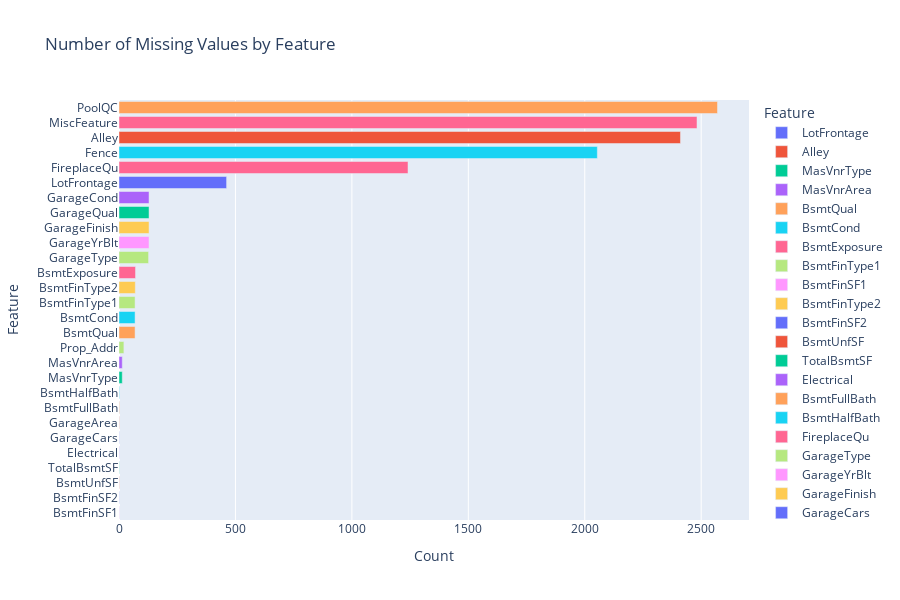

Here is the notebook cell this chart was saved with:
### Code cell
num_missing = housing.isnull().sum()
num_missing = zip(num_missing.index, num_missing.values)
missing_df = pd.DataFrame([[x,y] for (x,y) in num_missing if y != 0])
missing_df = missing_df.rename(columns={0:'Feature',1:'Count'})
fig = px.bar(missing_df, 
             x = 'Count', 
             y = 'Feature', 
             color = 'Feature',
             orientation = 'h',
             height=600,
             title='Number of Missing Values by Feature').update_yaxes(categoryorder='total ascending')
fig.show()

### Figure 1 — Plotly figure (JSON) as saved in the notebook; plotly's stock layout.template omitted (floating-point values rounded to 4 significant figures)
{"data": [{"alignmentgroup": "True", "hovertemplate": "Feature=%{y}<br>Count=%{x}<extra></extra>", "legendgroup": "LotFrontage", "marker": {"color": "#636efa", "pattern": {"shape": ""}}, "name": "LotFrontage", "offsetgroup": "LotFrontage", "orientation": "h", "showlegend": true, "textposition": "auto", "type": "bar", "x": [462], "xaxis": "x", "y": ["LotFrontage"], "yaxis": "y"}, {"alignmentgroup": "True", "hovertemplate": "Feature=%{y}<br>Count=%{x}<extra></extra>", "legendgroup": "Alley", "marker": {"color": "#EF553B", "pattern": {"shape": ""}}, "name": "Alley", "offsetgroup": "Alley", "orientation": "h", "showlegend": true, "textposition": "auto", "type": "bar", "x": [2411], "xaxis": "x", "y": ["Alley"], "yaxis": "y"}, {"alignmentgroup": "True", "hovertemplate": "Feature=%{y}<br>Count=%{x}<extra></extra>", "legendgroup": "MasVnrType", "marker": {"color": "#00cc96", "pattern": {"shape": ""}}, "name": "MasVnrType", "offsetgroup": "MasVnrType", "orientation": "h", "showlegend": true, "textposition": "auto", "type": "bar", "x": [14], "xaxis": "x", "y": ["MasVnrType"], "yaxis": "y"}, {"alignmentgroup": "True", "hovertemplate": "Feature=%{y}<br>Count=%{x}<extra></extra>", "legendgroup": "MasVnrArea", "marker": {"color": "#ab63fa", "pattern": {"shape": ""}}, "name": "MasVnrArea", "offsetgroup": "MasVnrArea", "orientation": "h", "showlegend": true, "textposition": "auto", "type": "bar", "x": [14], "xaxis": "x", "y": ["MasVnrArea"], "yaxis": "y"}, {"alignmentgroup": "True", "hovertemplate": "Feature=%{y}<br>Count=%{x}<extra></extra>", "legendgroup": "BsmtQual", "marker": {"color": "#FFA15A", "pattern": {"shape": ""}}, "name": "BsmtQual", "offsetgroup": "BsmtQual", "orientation": "h", "showlegend": true, "textposition": "auto", "type": "bar", "x": [69], "xaxis": "x", "y": ["BsmtQual"], "yaxis": "y"}, {"alignmentgroup": "True", "hovertemplate": "Feature=%{y}<br>Count=%{x}<extra></extra>", "legendgroup": "BsmtCond", "marker": {"color": "#19d3f3", "pattern": {"shape": ""}}, "name": "BsmtCond", "offsetgroup": "BsmtCond", "orientation": "h", "showlegend": true, "textposition": "auto", "type": "bar", "x": [69], "xaxis": "x", "y": ["BsmtCond"], "yaxis": "y"}, {"alignmentgroup": "True", "hovertemplate": "Feature=%{y}<br>Count=%{x}<extra></extra>", "legendgroup": "BsmtExposure", "marker": {"color": "#FF6692", "pattern": {"shape": ""}}, "name": "BsmtExposure", "offsetgroup": "BsmtExposure", "orientation": "h", "showlegend": true, "textposition": "auto", "type": "bar", "x": [71], "xaxis": "x", "y": ["BsmtExposure"], "yaxis": "y"}, {"alignmentgroup": "True", "hovertemplate": "Feature=%{y}<br>Count=%{x}<extra></extra>", "legendgroup": "BsmtFinType1", "marker": {"color": "#B6E880", "pattern": {"shape": ""}}, "name": "BsmtFinType1", "offsetgroup": "BsmtFinType1", "orientation": "h", "showlegend": true, "textposition": "auto", "type": "bar", "x": [69], "xaxis": "x", "y": ["BsmtFinType1"], "yaxis": "y"}, {"alignmentgroup": "True", "hovertemplate": "Feature=%{y}<br>Count=%{x}<extra></extra>", "legendgroup": "BsmtFinSF1", "marker": {"color": "#FF97FF", "pattern": {"shape": ""}}, "name": "BsmtFinSF1", "offsetgroup": "BsmtFinSF1", "orientation": "h", "showlegend": true, "textposition": "auto", "type": "bar", "x": [1], "xaxis": "x", "y": ["BsmtFinSF1"], "yaxis": "y"}, {"alignmentgroup": "True", "hovertemplate": "Feature=%{y}<br>Count=%{x}<extra></extra>", "legendgroup": "BsmtFinType2", "marker": {"color": "#FECB52", "pattern": {"shape": ""}}, "name": "BsmtFinType2", "offsetgroup": "BsmtFinType2", "orientation": "h", "showlegend": true, "textposition": "auto", "type": "bar", "x": [70], "xaxis": "x", "y": ["BsmtFinType2"], "yaxis": "y"}, {"alignmentgroup": "True", "hovertemplate": "Feature=%{y}<br>Count=%{x}<extra></extra>", "legendgroup": "BsmtFinSF2", "marker": {"color": "#636efa", "pattern": {"shape": ""}}, "name": "BsmtFinSF2", "offsetgroup": "BsmtFinSF2", "orientation": "h", "showlegend": true, "textposition": "auto", "type": "bar", "x": [1], "xaxis": "x", "y": ["BsmtFinSF2"], "yaxis": "y"}, {"alignmentgroup": "True", "hovertemplate": "Feature=%{y}<br>Count=%{x}<extra></extra>", "legendgroup": "BsmtUnfSF", "marker": {"color": "#EF553B", "pattern": {"shape": ""}}, "name": "BsmtUnfSF", "offsetgroup": "BsmtUnfSF", "orientation": "h", "showlegend": true, "textposition": "auto", "type": "bar", "x": [1], "xaxis": "x", "y": ["BsmtUnfSF"], "yaxis": "y"}, {"alignmentgroup": "True", "hovertemplate": "Feature=%{y}<br>Count=%{x}<extra></extra>", "legendgroup": "TotalBsmtSF", "marker": {"color": "#00cc96", "pattern": {"shape": ""}}, "name": "TotalBsmtSF", "offsetgroup": "TotalBsmtSF", "orientation": "h", "showlegend": true, "textposition": "auto", "type": "bar", "x": [1], "xaxis": "x", "y": ["TotalBsmtSF"], "yaxis": "y"}, {"alignmentgroup": "True", "hovertemplate": "Feature=%{y}<br>Count=%{x}<extra></extra>", "legendgroup": "Electrical", "marker": {"color": "#ab63fa", "pattern": {"shape": ""}}, "name": "Electrical", "offsetgroup": "Electrical", "orientation": "h", "showlegend": true, "textposition": "auto", "type": "bar", "x": [1], "xaxis": "x", "y": ["Electrical"], "yaxis": "y"}, {"alignmentgroup": "True", "hovertemplate": "Feature=%{y}<br>Count=%{x}<extra></extra>", "legendgroup": "BsmtFullBath", "marker": {"color": "#FFA15A", "pattern": {"shape": ""}}, "name": "BsmtFullBath", "offsetgroup": "BsmtFullBath", "orientation": "h", "showlegend": true, "textposition": "auto", "type": "bar", "x": [2], "xaxis": "x", "y": ["BsmtFullBath"], "yaxis": "y"}, {"alignmentgroup": "True", "hovertemplate": "Feature=%{y}<br>Count=%{x}<extra></extra>", "legendgroup": "BsmtHalfBath", "marker": {"color": "#19d3f3", "pattern": {"shape": ""}}, "name": "BsmtHalfBath", "offsetgroup": "BsmtHalfBath", "orientation": "h", "showlegend": true, "textposition": "auto", "type": "bar", "x": [2], "xaxis": "x", "y": ["BsmtHalfBath"], "yaxis": "y"}, {"alignmentgroup": "True", "hovertemplate": "Feature=%{y}<br>Count=%{x}<extra></extra>", "legendgroup": "FireplaceQu", "marker": {"color": "#FF6692", "pattern": {"shape": ""}}, "name": "FireplaceQu", "offsetgroup": "FireplaceQu", "orientation": "h", "showlegend": true, "textposition": "auto", "type": "bar", "x": [1241], "xaxis": "x", "y": ["FireplaceQu"], "yaxis": "y"}, {"alignmentgroup": "True", "hovertemplate": "Feature=%{y}<br>Count=%{x}<extra></extra>", "legendgroup": "GarageType", "marker": {"color": "#B6E880", "pattern": {"shape": ""}}, "name": "GarageType", "offsetgroup": "GarageType", "orientation": "h", "showlegend": true, "textposition": "auto", "type": "bar", "x": [127], "xaxis": "x", "y": ["GarageType"], "yaxis": "y"}, {"alignmentgroup": "True", "hovertemplate": "Feature=%{y}<br>Count=%{x}<extra></extra>", "legendgroup": "GarageYrBlt", "marker": {"color": "#FF97FF", "pattern": {"shape": ""}}, "name": "GarageYrBlt", "offsetgroup": "GarageYrBlt", "orientation": "h", "showlegend": true, "textposition": "auto", "type": "bar", "x": [129], "xaxis": "x", "y": ["GarageYrBlt"], "yaxis": "y"}, {"alignmentgroup": "True", "hovertemplate": "Feature=%{y}<br>Count=%{x}<extra></extra>", "legendgroup": "GarageFinish", "marker": {"color": "#FECB52", "pattern": {"shape": ""}}, "name": "GarageFinish", "offsetgroup": "GarageFinish", "orientation": "h", "showlegend": true, "textposition": "auto", "type": "bar", "x": [129], "xaxis": "x", "y": ["GarageFinish"], "yaxis": "y"}, {"alignmentgroup": "True", "hovertemplate": "Feature=%{y}<br>Count=%{x}<extra></extra>", "legendgroup": "GarageCars", "marker": {"color": "#636efa", "pattern": {"shape": ""}}, "name": "GarageCars", "offsetgroup": "GarageCars", "orientation": "h", "showlegend": true, "textposition": "auto", "type": "bar", "x": [1], "xaxis": "x", "y": ["GarageCars"], "yaxis": "y"}, {"alignmentgroup": "True", "hovertemplate": "Feature=%{y}<br>Count=%{x}<extra></extra>", "legendgroup": "GarageArea", "marker": {"color": "#EF553B", "pattern": {"shape": ""}}, "name": "GarageArea", "offsetgroup": "GarageArea", "orientation": "h", "showlegend": true, "textposition": "auto", "type": "bar", "x": [1], "xaxis": "x", "y": ["GarageArea"], "yaxis": "y"}, {"alignmentgroup": "True", "hovertemplate": "Feature=%{y}<br>Count=%{x}<extra></extra>", "legendgroup": "GarageQual", "marker": {"color": "#00cc96", "pattern": {"shape": ""}}, "name": "GarageQual", "offsetgroup": "GarageQual", "orientation": "h", "showlegend": true, "textposition": "auto", "type": "bar", "x": [129], "xaxis": "x", "y": ["GarageQual"], "yaxis": "y"}, {"alignmentgroup": "True", "hovertemplate": "Feature=%{y}<br>Count=%{x}<extra></extra>", "legendgroup": "GarageCond", "marker": {"color": "#ab63fa", "pattern": {"shape": ""}}, "name": "GarageCond", "offsetgroup": "GarageCond", "orientation": "h", "showlegend": true, "textposition": "auto", "type": "bar", "x": [129], "xaxis": "x", "y": ["GarageCond"], "yaxis": "y"}, {"alignmentgroup": "True", "hovertemplate": "Feature=%{y}<br>Count=%{x}<extra></extra>", "legendgroup": "PoolQC", "marker": {"color": "#FFA15A", "pattern": {"shape": ""}}, "name": "PoolQC", "offsetgroup": "PoolQC", "orientation": "h", "showlegend": true, "textposition": "auto", "type": "bar", "x": [2570], "xaxis": "x", "y": ["PoolQC"], "yaxis": "y"}, {"alignmentgroup": "True", "hovertemplate": "Feature=%{y}<br>Count=%{x}<extra></extra>", "legendgroup": "Fence", "marker": {"color": "#19d3f3", "pattern": {"shape": ""}}, "name": "Fence", "offsetgroup": "Fence", "orientation": "h", "showlegend": true, "textposition": "auto", "type": "bar", "x": [2054], "xaxis": "x", "y": ["Fence"], "yaxis": "y"}, {"alignmentgroup": "True", "hovertemplate": "Feature=%{y}<br>Count=%{x}<extra></extra>", "legendgroup": "MiscFeature", "marker": {"color": "#FF6692", "pattern": {"shape": ""}}, "name": "MiscFeature", "offsetgroup": "MiscFeature", "orientation": "h", "showlegend": true, "textposition": "auto", "type": "bar", "x": [2482], "xaxis": "x", "y": ["MiscFeature"], "yaxis": "y"}, {"alignmentgroup": "True", "hovertemplate": "Feature=%{y}<br>Count=%{x}<extra></extra>", "legendgroup": "Prop_Addr", "marker": {"color": "#B6E880", "pattern": {"shape": ""}}, "name": "Prop_Addr", "offsetgroup": "Prop_Addr", "orientation": "h", "showlegend": true, "textposition": "auto", "type": "bar", "x": [21], "xaxis": "x", "y": ["Prop_Addr"], "yaxis": "y"}], "layout": {"barmode": "relative", "height": 600, "legend": {"title": {"text": "Feature"}, "tracegroupgap": 0}, "title": {"text": "Number of Missing Values by Feature"}, "xaxis": {"anchor": "y", "domain": [0, 1], "title": {"text": "Count"}}, "yaxis": {"anchor": "x", "categoryarray": ["Prop_Addr", "MiscFeature", "Fence", "PoolQC", "GarageCond", "GarageQual", "GarageArea", "GarageCars", "GarageFinish", "GarageYrBlt", "GarageType", "FireplaceQu", "BsmtHalfBath", "BsmtFullBath", "Electrical", "TotalBsmtSF", "BsmtUnfSF", "BsmtFinSF2", "BsmtFinType2", "BsmtFinSF1", "BsmtFinType1", "BsmtExposure", "BsmtCond", "BsmtQual", "MasVnrArea", "MasVnrType", "Alley", "LotFrontage"], "categoryorder": "total ascending", "domain": [0, 1], "title": {"text": "Feature"}}}}
